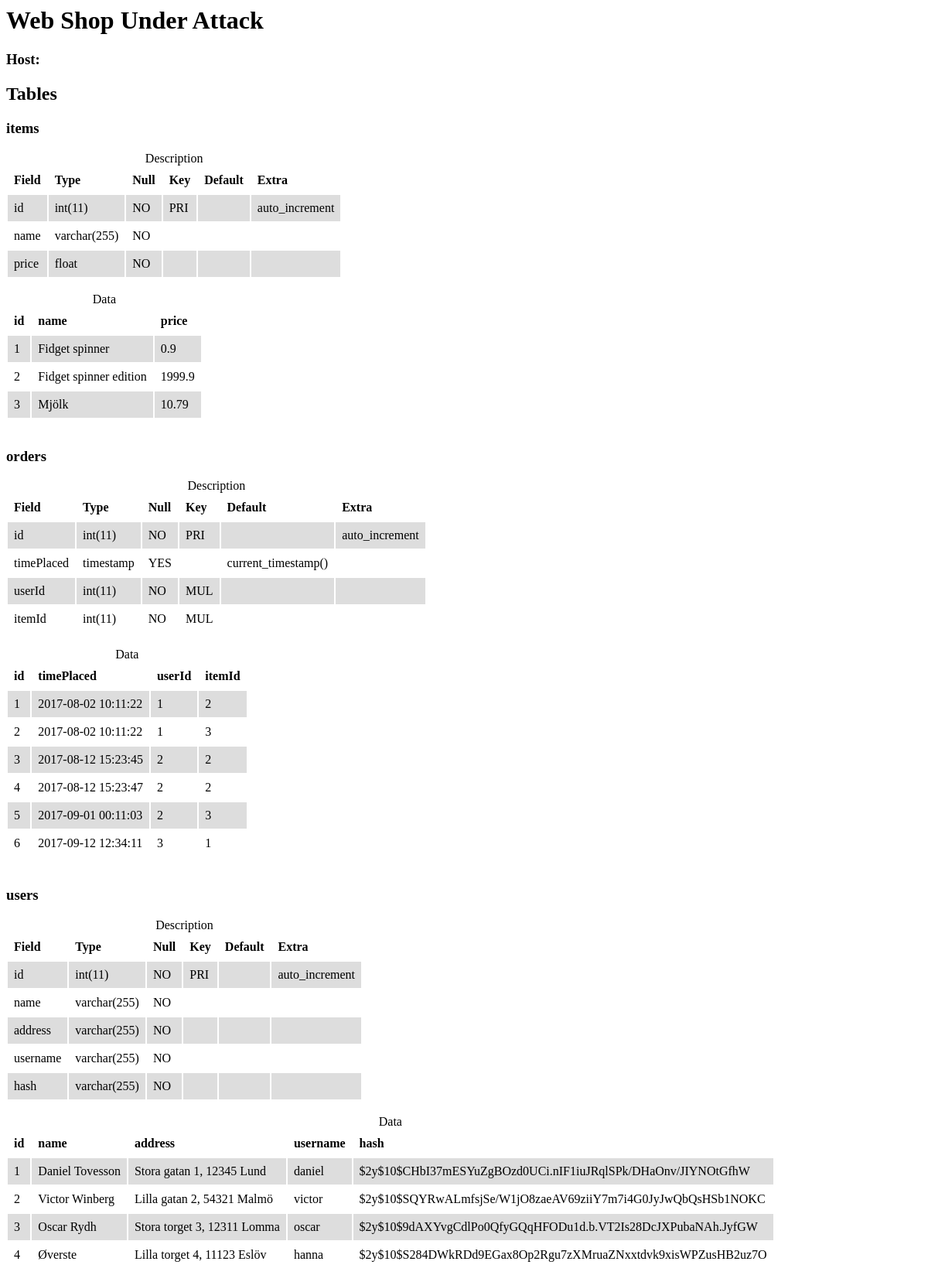
/tables.php, run on the app's committed database.
### tables this page shows
CREATE TABLE Items (
	id				INTEGER NOT NULL AUTO_INCREMENT,
	name			VARCHAR(255) NOT NULL,
	price			FLOAT NOT NULL,
	PRIMARY KEY		(id)
);

CREATE TABLE Orders (
	id				INTEGER NOT NULL AUTO_INCREMENT,
	timePlaced		TIMESTAMP DEFAULT CURRENT_TIMESTAMP,
	userId			INTEGER NOT NULL,
	itemId			INTEGER NOT NULL,
	PRIMARY KEY		(id),
	FOREIGN KEY		(userId) REFERENCES Users(id),
	FOREIGN KEY		(itemId) REFERENCES Items(id)
);

CREATE TABLE Users (
	id				INTEGER NOT NULL AUTO_INCREMENT,
	name			VARCHAR(255) NOT NULL,
	address			VARCHAR(255) NOT NULL,
	username		VARCHAR(255) NOT NULL,
	hash			VARCHAR(255) NOT NULL,
	PRIMARY KEY		(id)
);

### public_html/tables.php (the view, shortened to what this page needs)
<?php require 'connect.php' ?>
<?php
function show_table($conn, $sql, $name) {
  $columns = $conn->query($sql);
  if($columns->num_rows) {
    echo '<table>';
    echo '<caption>' . $name . '</caption>';
    echo '<tr>';
    while ($field = $columns->fetch_field()) {
      echo '<th>' . $field->name . '</th>';
    }
    echo '</tr>';
    while($row = $columns->fetch_row()) {
      echo '<tr>';
      foreach ($row as $key => $value) {
        echo '<td>' . $value . '</td>';
      }
      echo '</tr>';
    }
    echo '</table>';
  } else {
    echo '<p>' . $name . ' is empty.</p>';
  }
}
?>
<html>
  <?php require_once('header.php'); ?>
  <body>
    <h1>Web Shop Under Attack</h1>
    <h3>Host: <?=$server?></h3>
    <h2>Tables</h2>
    <?php
      $tables = $conn->query('SHOW TABLES');
      while($table = $tables->fetch_row()[0]) {
        echo '<h3>' . $table . '</h3>';
        show_table($conn, 'SHOW COLUMNS from ' . $table, 'Description');
        echo '<br/>';
        show_table($conn, 'SELECT * from ' . $table, 'Data');
        echo '<br/>';
      }
    ?>
  </body>
</html>

### public_html/css/index.css (style rules this page uses)
td, th { text-align: left; padding: 0.5em; }
tr:nth-child(even) { background-color: #dddddd; }

### data on the page
items: id "1", name "Fidget spinner", price "0.9"
items: id "2", name "Fidget spinner edition", price "1999.9"
items: id "3", name "Mjölk", price "10.79"
orders: id "1", timePlaced "2017-08-02 10:11:22", userId "1", itemId "2"
orders: id "2", timePlaced "2017-08-02 10:11:22", userId "1", itemId "3"
orders: id "3", timePlaced "2017-08-12 15:23:45", userId "2", itemId "2"
orders: id "4", timePlaced "2017-08-12 15:23:47", userId "2", itemId "2"
orders: id "5", timePlaced "2017-09-01 00:11:03", userId "2", itemId "3"
orders: id "6", timePlaced "2017-09-12 12:34:11", userId "3", itemId "1"
users: id "1", name "Daniel Tovesson", address "Stora gatan 1, 12345 Lund", username "daniel", hash "$2y$10$CHbI37mESYuZgBOzd0UCi.nIF1iuJRqlSPk/DHaOnv/JIYNOtGfhW"
users: id "2", name "Victor Winberg", address "Lilla gatan 2, 54321 Malmö", username "victor", hash "$2y$10$SQYRwALmfsjSe/W1jO8zaeAV69ziiY7m7i4G0JyJwQbQsHSb1NOKC"
users: id "3", name "Oscar Rydh", address "Stora torget 3, 12311 Lomma", username "oscar", hash "$2y$10$9dAXYvgCdlPo0QfyGQqHFODu1d.b.VT2Is28DcJXPubaNAh.JyfGW"
users: id "4", name "Øverste", address "Lilla torget 4, 11123 Eslöv", username "hanna", hash "$2y$10$S284DWkRDd9EGax8Op2Rgu7zXMruaZNxxtdvk9xisWPZusHB2uz7O"

### other printed values
$table "items"
$name "Description Data"
$field->name "Field"
$field->name "Type"
$field->name "Null"
$field->name "Key"
$field->name "Default"
$field->name "Extra"
$value "id"
$value "int(11)"
$value "NO"
$value "PRI"
$value "auto_increment"
$value "name"
$value "varchar(255)"
